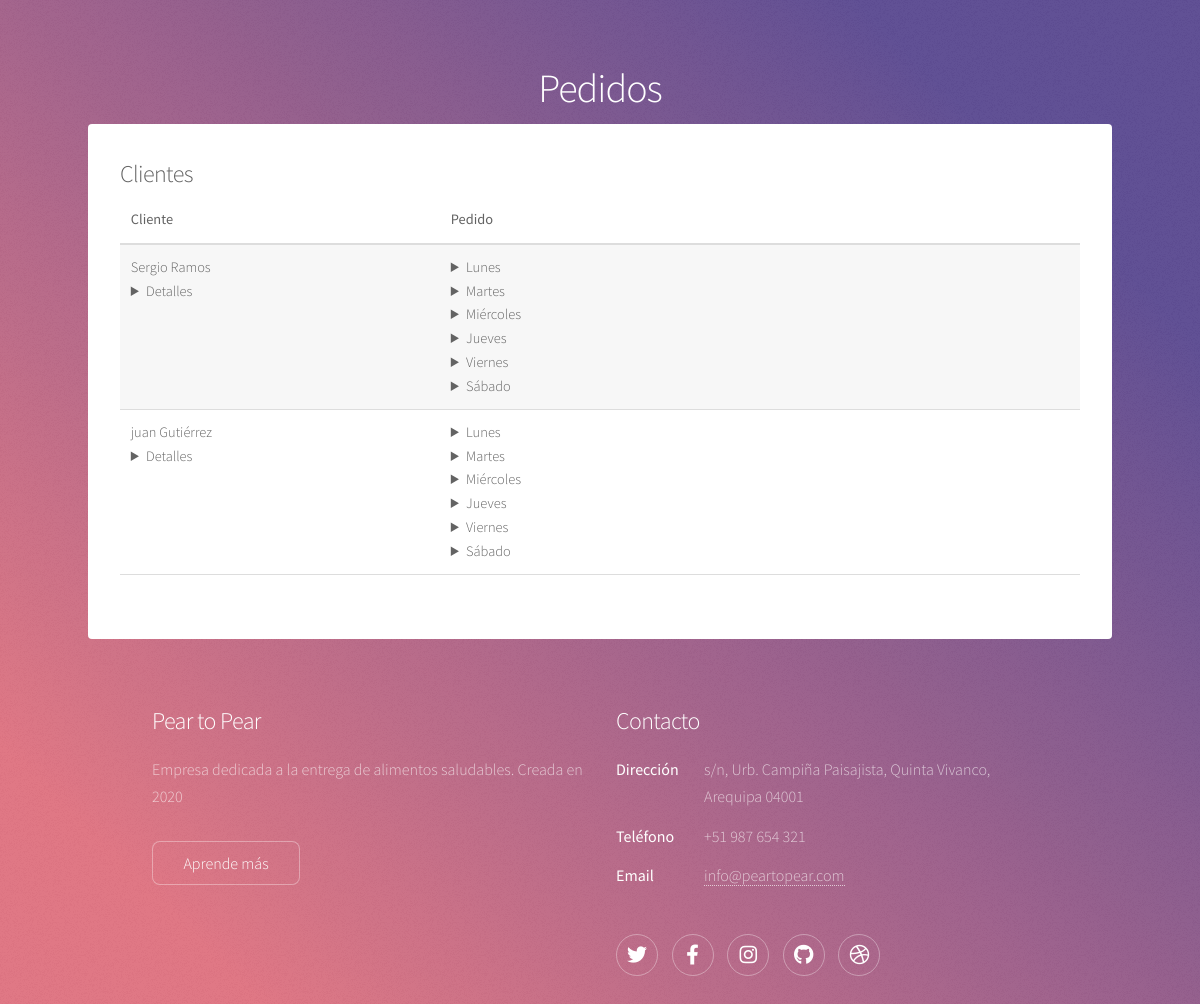
/pedidos (signed in), run on the app's committed database.
### clients/models.py (models this page shows, shortened)
class Client(models.Model):
    user = models.OneToOneField(User,on_delete=models.SET_NULL,null=True)
    address = models.CharField(max_length=128)
    reference = models.CharField(max_length=128)
    gender = models.CharField(max_length=20)
    exercise = models.CharField(max_length=20)
    birth = models.DateField()
    weight = models.FloatField()
    height = models.FloatField()
    calories = models.IntegerField()
    goal = models.CharField(max_length=30)
    health_condition = models.CharField(max_length=30,null=True,blank=True)
    week_menu = models.ForeignKey(WeekMenu, on_delete=models.SET_NULL,null=True,blank=True)

### app/views.py (the view)
# urls.py: path('pedidos', views.pedidos, name='pedidos'),
@login_required
def pedidos(request):
	current_user = request.user
	restaurant = Restaurant.objects.get(user=current_user)
	all_menus = WeekMenu.objects.filter(restaurant=restaurant.name)
	clients = Client.objects.filter(week_menu__in=all_menus)
	clients2 = Client.objects.all()
	clients2 = [client for client in clients2 if client.week_menu is not None]
	return render(request, 'pedidos.html', {'all_menus': all_menus, 'clientes': clients})

### templates/pedidos.html (shortened to what this page needs)
{%load static%}
{% load google_analytics_tags %}
<!DOCTYPE HTML>
<html>
<head>
	<link rel="stylesheet" href="{% static 'assets/css/main.css' %}?20181209" />
</head>
<body class="is-preload">
	<div id="wrapper">
		<header id="header">
			<h1>Pedidos</h1>
		</header>
		<div id="main" style="padding: 2em 2em;">
			<h2> Clientes </h2>
			<div class="table-wrapper">
			<table style="table-layout:fixed;">
			<thead> <tr><th>Cliente</th><th>Pedido</th></tr></thead>
			<tbody>
			{% for client in clientes%}
			<tr><td>
			{{client.user.first_name}} {{client.user.last_name}}<br>
			<details>
				<summary>Detalles</summary>
				Dirección: {{client.address}} - Referencia: {{client.referencia}}<br>
				Género: {{client.gender}}<br>
			</details>
			</td>
			<td>
			<details><summary>Lunes</summary> {{client.week_menu.monday}}</details>
			<details><summary>Martes</summary>{{client.week_menu.tuesday}}</details>
			<details><summary>Miércoles</summary>{{client.week_menu.wednesday}}</details>
			<details><summary>Jueves</summary>{{client.week_menu.thursday}}</details>
			<details><summary>Viernes</summary>{{client.week_menu.friday}}</details>
			<details><summary>Sábado</summary>{{client.week_menu.saturday}}</details>
			<td></tr>
			{% endfor %}
			</tbody></table></div>
		</div>
		<footer id="footer">
			<section>
				<h2>Pear to Pear</h2>
				<p>Empresa dedicada a la entrega de alimentos saludables. Creada en 2020</p>
				<ul class="actions">
					<li><a href="#" class="button">Aprende más</a></li>
				</ul>
			</section>
			<section>
				<h2>Contacto</h2>
				<dl class="alt">
					<dt>Dirección</dt>
					<dd>s/n, Urb. Campiña Paisajista, Quinta Vivanco, Arequipa 04001</dd>
					<dt>Teléfono</dt>
					<dd>+51 987 654 321</dd>
					<dt>Email</dt>
					<dd><a href="#">info@peartopear.com</a></dd>
				</dl>
				<ul class="icons">
					<li><a href="#" class="icon brands fa-twitter alt"><span class="label">Twitter</span></a></li>
					<li><a href="#" class="icon brands fa-facebook-f alt"><span class="label">Facebook</span></a></li>
					<li><a href="#" class="icon brands fa-instagram alt"><span class="label">Instagram</span></a></li>
					<li><a href="#" class="icon brands fa-github alt"><span class="label">GitHub</span></a></li>
					<li><a href="#" class="icon brands fa-dribbble alt"><span class="label">Dribbble</span></a></li>
				</ul>
			</section>
		</footer>
	</div>
</body>
</html>

### data on the page
Client: user.first_name "Sergio", user.last_name "Ramos"
Client: user.first_name "juan", user.last_name "Gutiérrez"
